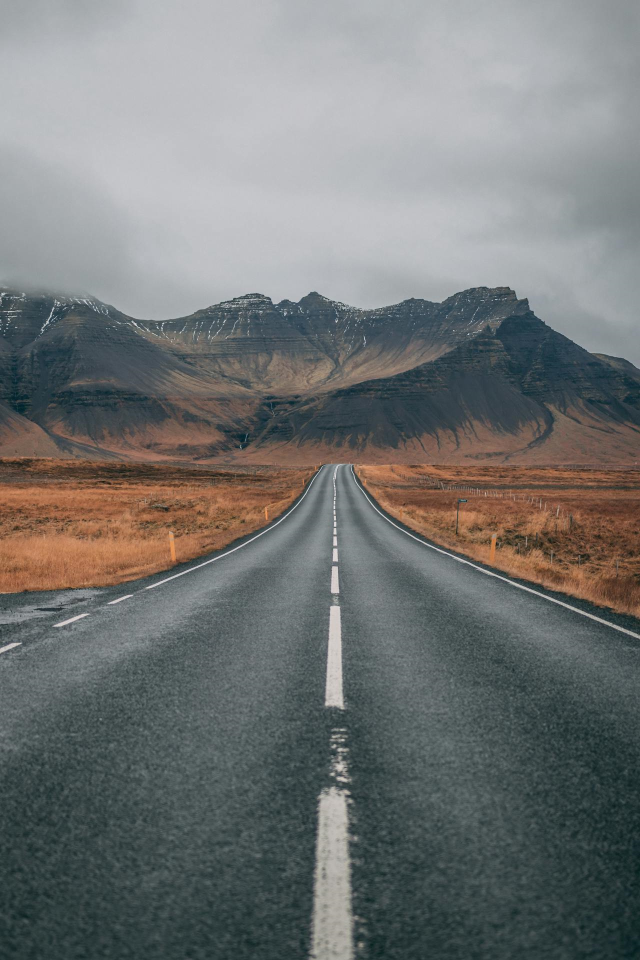
#> input picture Road.png, 1280 x 1920 px (shown at 1/2 size)
$ python q3.py
#> lines starting #> are read from the running program, lines starting #| are printed output that depends on the picture; after the words box and inside, x2 and y2 are one past the last pixel; in counts of white or black regions, pixels touching at a corner belong together
import cv2
import numpy as np

img = cv2.imread("Road.png",0)
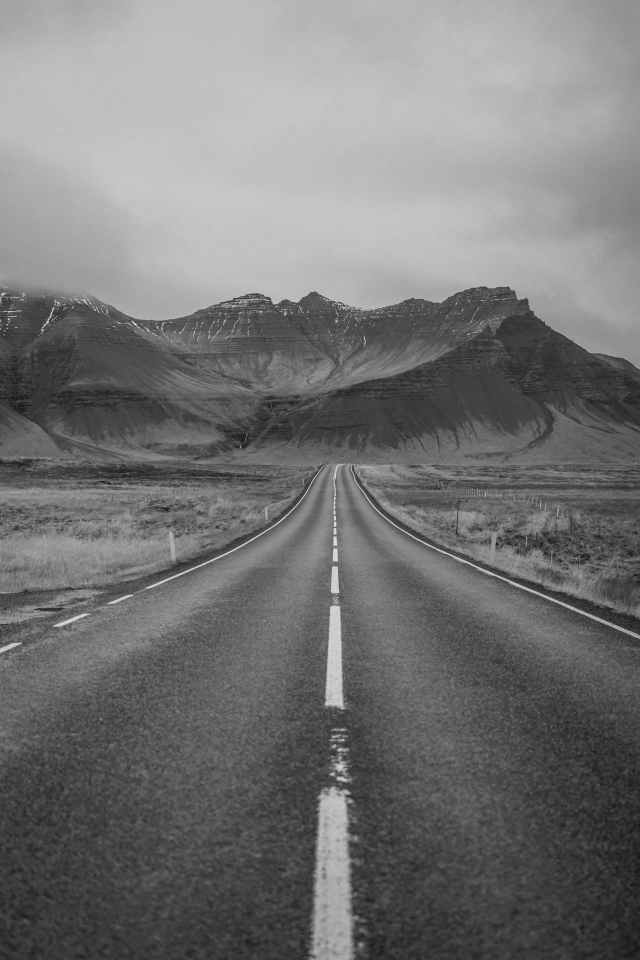
#> img: shape (1920, 1280) (shown at 1/2 size); min 0, max 253, mean 116.9

aspect_ratio = img.shape[1] / img.shape[0]
#> aspect_ratio = 0.667
new_height = 600
new_width = int(new_height * aspect_ratio)
#> new_width = 400
resized_img = cv2.resize(img, (new_width, new_height), interpolation=cv2.INTER_LINEAR)
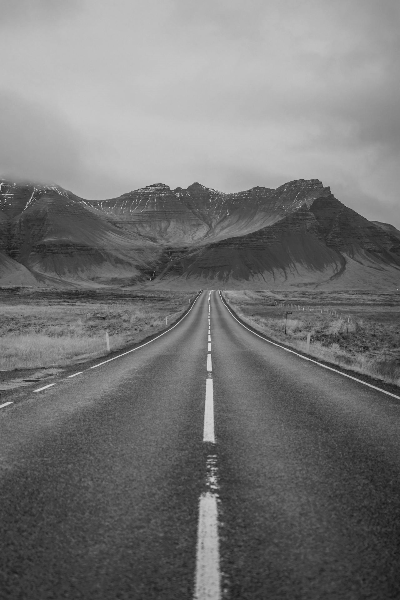
#> resized_img: shape (600, 400); min 21, max 227, mean 116.8

mean_intensity = np.mean(img)
#> mean_intensity = 116.9
std_intensity = np.std(img)
#> std_intensity = 50.28
lower = int(max(0, mean_intensity - std_intensity))
#> lower = 66
upper = int(min(255, mean_intensity + std_intensity))
#> upper = 167


canny = cv2.Canny(img,lower,upper)
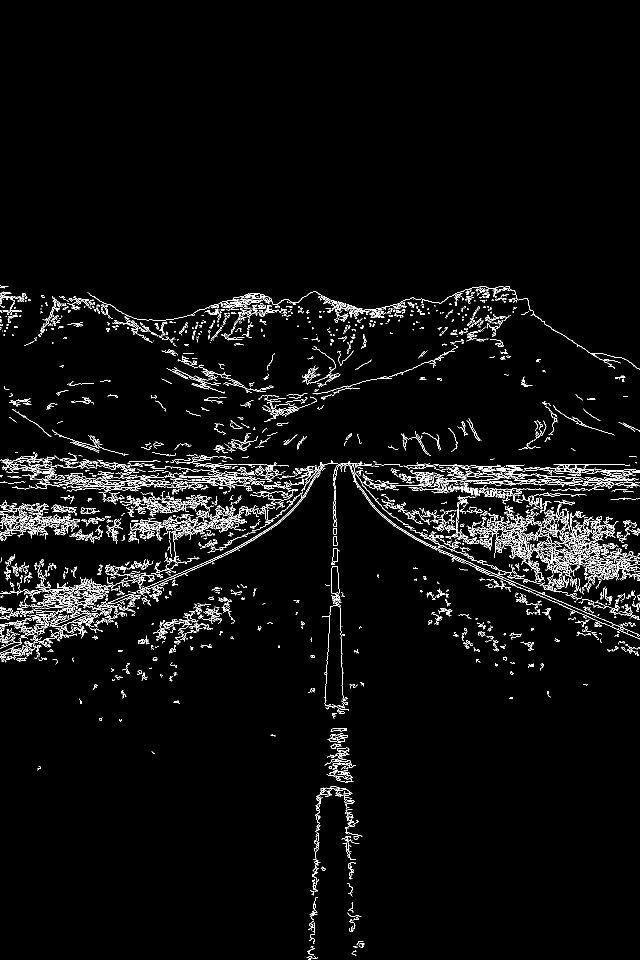
#> canny: shape (1920, 1280) (shown at 1/2 size); 3.4% white in thin lines or dots, all inside (x1, y1, x2, y2) = (0, 570, 1280, 1920)
resized_edge = cv2.resize(canny, (new_width, new_height), interpolation=cv2.INTER_LINEAR)
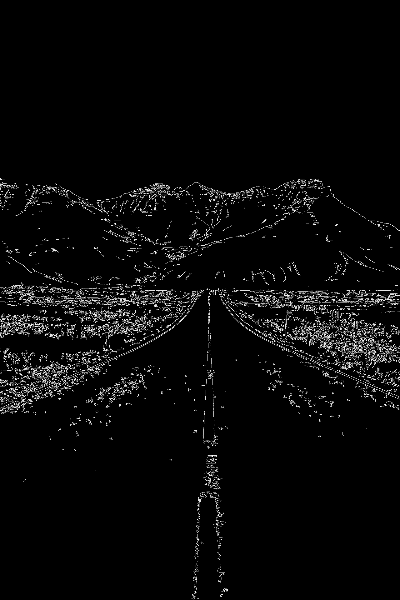
#> resized_edge: shape (600, 400); min 0, max 255, mean 8.8
cv2.imshow("Original image",resized_img)
cv2.imshow("Edge detected",resized_edge)

cv2.waitKey(0)
cv2.destroyAllWindows()

$ run again, with Valley.png copied over Road.png
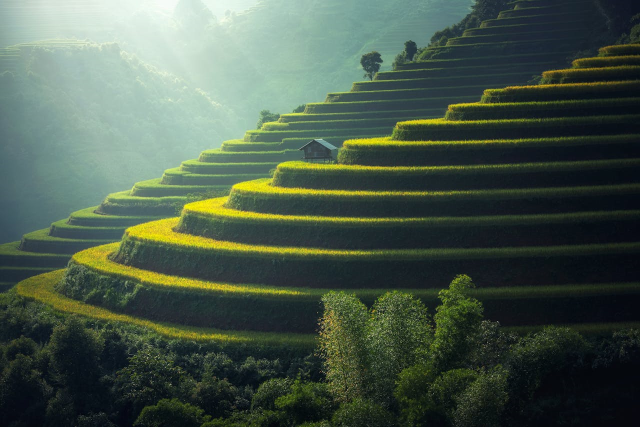
#> input picture Valley.png, 1280 x 854 px (shown at 1/2 size)
#> mean_intensity = 82.49
#> std_intensity = 66.16
#> lower = 16
#> upper = 148
#> `canny = cv2.Canny(img,lower,upper)`:
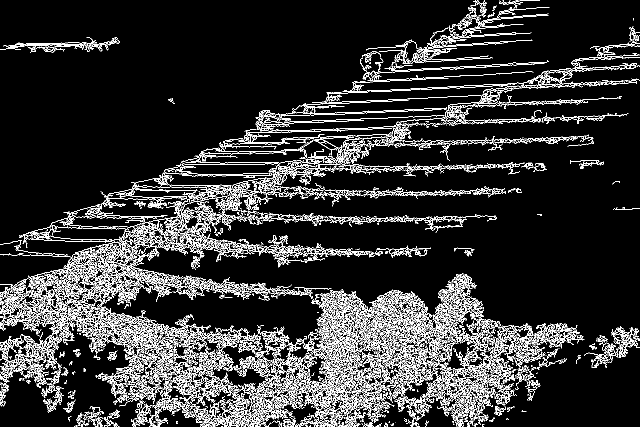
#> canny: shape (854, 1280) (shown at 1/2 size); 11.9% white in thin lines or dots
#> `resized_edge = cv2.resize(canny, (new_width, new_height), interpolatio..`:
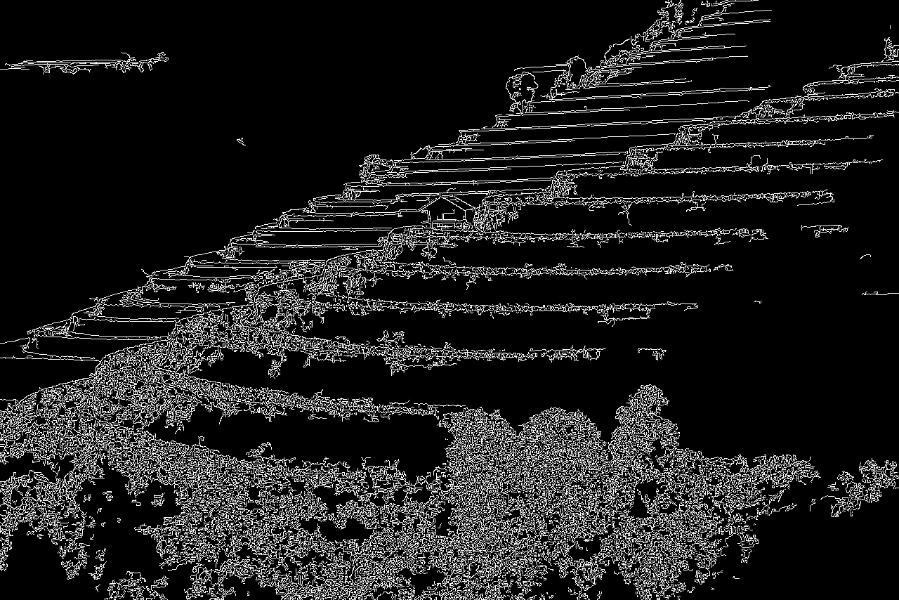
#> resized_edge: shape (600, 899); min 0, max 255, mean 30.3
